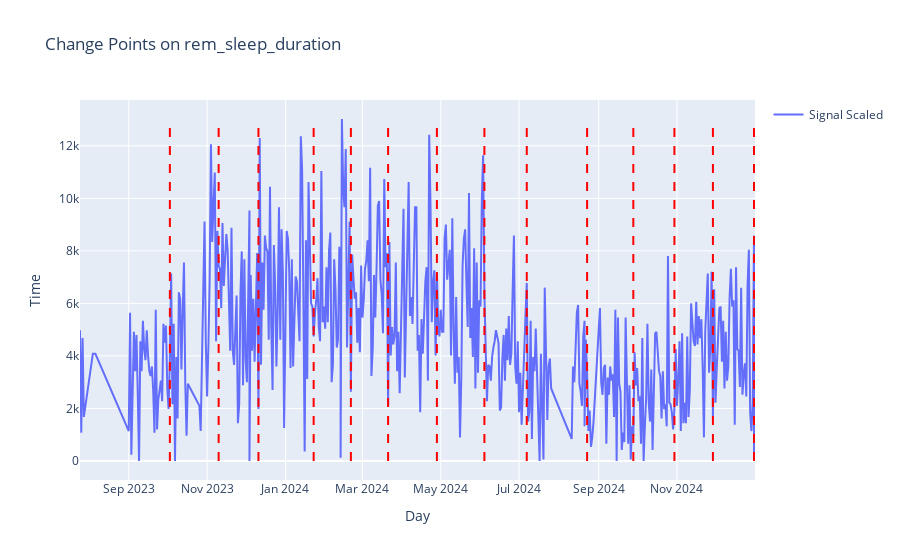

Source (notebook cell):
### Code cell
anomaly.start(column = 'rem_sleep_duration', penalty = 219, minSize = 30)

### Figure 1 — Plotly figure (JSON) as saved in the notebook; plotly's stock layout.template omitted (floating-point values rounded to 4 significant figures; data arrays with more than 128 entries replaced by an {"elided": "..."} marker saying what was removed)
{"data": [{"mode": "lines", "name": "Signal Scaled", "type": "scatter", "x": {"elided": "464 str values"}, "y": {"elided": "464 int values"}}], "layout": {"shapes": [{"line": {"color": "red", "dash": "dash", "width": 2}, "type": "line", "x0": "2023-10-03", "x1": "2023-10-03", "y0": -1, "y1": 13021}, {"line": {"color": "red", "dash": "dash", "width": 2}, "type": "line", "x0": "2023-11-10", "x1": "2023-11-10", "y0": -1, "y1": 13021}, {"line": {"color": "red", "dash": "dash", "width": 2}, "type": "line", "x0": "2023-12-11", "x1": "2023-12-11", "y0": -1, "y1": 13021}, {"line": {"color": "red", "dash": "dash", "width": 2}, "type": "line", "x0": "2024-01-23", "x1": "2024-01-23", "y0": -1, "y1": 13021}, {"line": {"color": "red", "dash": "dash", "width": 2}, "type": "line", "x0": "2024-02-21", "x1": "2024-02-21", "y0": -1, "y1": 13021}, {"line": {"color": "red", "dash": "dash", "width": 2}, "type": "line", "x0": "2024-03-21", "x1": "2024-03-21", "y0": -1, "y1": 13021}, {"line": {"color": "red", "dash": "dash", "width": 2}, "type": "line", "x0": "2024-04-28", "x1": "2024-04-28", "y0": -1, "y1": 13021}, {"line": {"color": "red", "dash": "dash", "width": 2}, "type": "line", "x0": "2024-06-04", "x1": "2024-06-04", "y0": -1, "y1": 13021}, {"line": {"color": "red", "dash": "dash", "width": 2}, "type": "line", "x0": "2024-07-07", "x1": "2024-07-07", "y0": -1, "y1": 13021}, {"line": {"color": "red", "dash": "dash", "width": 2}, "type": "line", "x0": "2024-08-23", "x1": "2024-08-23", "y0": -1, "y1": 13021}, {"line": {"color": "red", "dash": "dash", "width": 2}, "type": "line", "x0": "2024-09-28", "x1": "2024-09-28", "y0": -1, "y1": 13021}, {"line": {"color": "red", "dash": "dash", "width": 2}, "type": "line", "x0": "2024-10-30", "x1": "2024-10-30", "y0": -1, "y1": 13021}, {"line": {"color": "red", "dash": "dash", "width": 2}, "type": "line", "x0": "2024-11-29", "x1": "2024-11-29", "y0": -1, "y1": 13021}, {"line": {"color": "red", "dash": "dash", "width": 2}, "type": "line", "x0": "2024-12-31", "x1": "2024-12-31", "y0": -1, "y1": 13021}], "showlegend": true, "title": {"text": "Change Points on rem_sleep_duration"}, "xaxis": {"title": {"text": "Day"}}, "yaxis": {"title": {"text": "Time"}}}}
